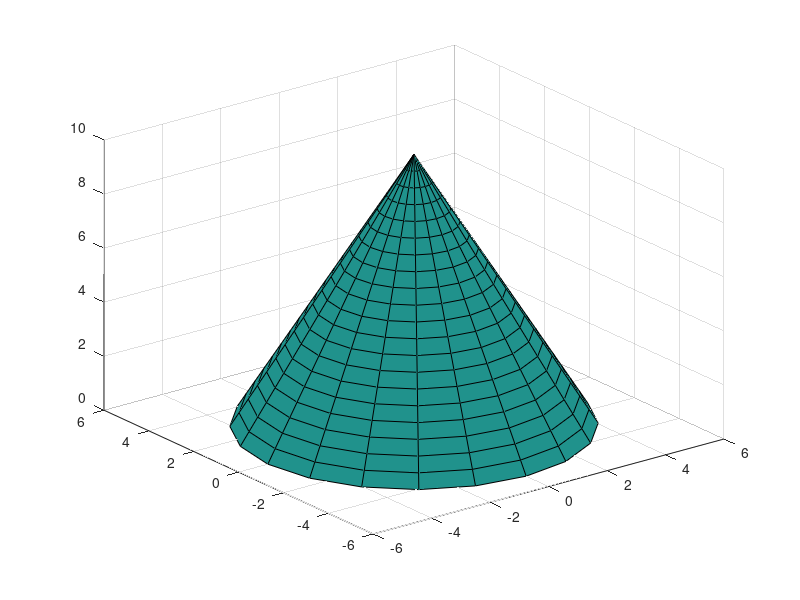

The MATLAB source for this figure:
h=10;
R=5;
[a,z]=meshgrid((0:.05:1)*2*pi,(0:.05:1)*h);
r=R*(h-z)/h
 x=cos(a).*r;
 y=sin(a).*r;
 surf(x,y,z,x*0)
 hold on
 
